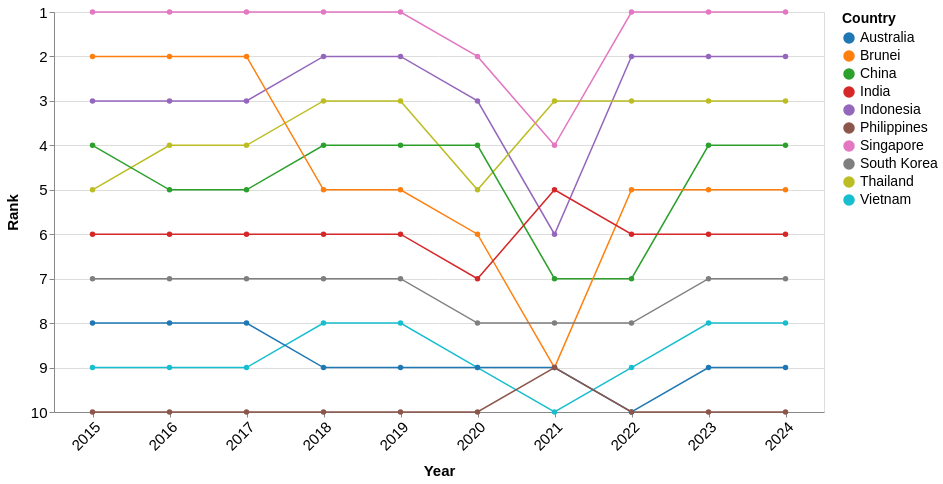

Describe this chart as a Vega-Lite specification.
### Vega-Lite specification from a JSON file in a GitHub repository (floating-point values rounded to 4 significant figures)
{"$schema": "https://vega.github.io/schema/vega-lite/v5.json", "data": {"values": [{"Country": "Singapore", "year": 2024, "Visitors": 4276007, "rank": 1}, {"Country": "Singapore", "year": 2023, "Visitors": 8308230, "rank": 1}, {"Country": "Singapore", "year": 2022, "Visitors": 5222991, "rank": 1}, {"Country": "Singapore", "year": 2021, "Visitors": 16308, "rank": 4}, {"Country": "Singapore", "year": 2020, "Visitors": 1545255, "rank": 2}, {"Country": "Singapore", "year": 2019, "Visitors": 10163882, "rank": 1}, {"Country": "Singapore", "year": 2018, "Visitors": 10615986, "rank": 1}, {"Country": "Singapore", "year": 2017, "Visitors": 12441713, "rank": 1}, {"Country": "Singapore", "year": 2016, "Visitors": 13272961, "rank": 1}, {"Country": "Singapore", "year": 2015, "Visitors": 12930754, "rank": 1}, {"Country": "Indonesia", "year": 2024, "Visitors": 1786630, "rank": 2}, {"Country": "Indonesia", "year": 2023, "Visitors": 3108165, "rank": 2}, {"Country": "Indonesia", "year": 2022, "Visitors": 1481739, "rank": 2}, {"Country": "Indonesia", "year": 2021, "Visitors": 11025, "rank": 6}, {"Country": "Indonesia", "year": 2020, "Visitors": 711723, "rank": 3}, {"Country": "Indonesia", "year": 2019, "Visitors": 3623277, "rank": 2}, {"Country": "Indonesia", "year": 2018, "Visitors": 3277689, "rank": 2}, {"Country": "Indonesia", "year": 2017, "Visitors": 2796570, "rank": 3}, {"Country": "Indonesia", "year": 2016, "Visitors": 3049964, "rank": 3}, {"Country": "Indonesia", "year": 2015, "Visitors": 2788033, "rank": 3}, {"Country": "Thailand", "year": 2024, "Visitors": 813783, "rank": 3}, {"Country": "Thailand", "year": 2023, "Visitors": 1551282, "rank": 3}, {"Country": "Thailand", "year": 2022, "Visitors": 715528, "rank": 3}, {"Country": "Thailand", "year": 2021, "Visitors": 59607, "rank": 3}, {"Country": "Thailand", "year": 2020, "Visitors": 394413, "rank": 5}, {"Country": "Thailand", "year": 2019, "Visitors": 1884306, "rank": 3}, {"Country": "Thailand", "year": 2018, "Visitors": 1914692, "rank": 3}, {"Country": "Thailand", "year": 2017, "Visitors": 1836522, "rank": 4}, {"Country": "Thailand", "year": 2016, "Visitors": 1780800, "rank": 4}, {"Country": "Thailand", "year": 2015, "Visitors": 1343569, "rank": 5}, {"Country": "China", "year": 2024, "Visitors": 1449711, "rank": 4}, {"Country": "China", "year": 2023, "Visitors": 1474114, "rank": 4}, {"Country": "China", "year": 2022, "Visitors": 211363, "rank": 7}, {"Country": "China", "year": 2021, "Visitors": 7701, "rank": 7}, {"Country": "China", "year": 2020, "Visitors": 405149, "rank": 4}, {"Country": "China", "year": 2019, "Visitors": 3114257, "rank": 4}, {"Country": "China", "year": 2018, "Visitors": 2944133, "rank": 4}, {"Country": "China", "year": 2017, "Visitors": 2281666, "rank": 5}, {"Country": "China", "year": 2016, "Visitors": 2124942, "rank": 5}, {"Country": "China", "year": 2015, "Visitors": 1677163, "rank": 4}, {"Country": "Brunei", "year": 2024, "Visitors": 565999, "rank": 5}, {"Country": "Brunei", "year": 2023, "Visitors": 811833, "rank": 5}, {"Country": "Brunei", "year": 2022, "Visitors": 301757, "rank": 5}, {"Country": "Brunei", "year": 2021, "Visitors": 773, "rank": 9}, {"Country": "Brunei", "year": 2020, "Visitors": 136020, "rank": 6}, {"Country": "Brunei", "year": 2019, "Visitors": 1216123, "rank": 5}, {"Country": "Brunei", "year": 2018, "Visitors": 1382031, "rank": 5}, {"Country": "Brunei", "year": 2017, "Visitors": 1660506, "rank": 2}, {"Country": "Brunei", "year": 2016, "Visitors": 1391016, "rank": 2}, {"Country": "Brunei", "year": 2015, "Visitors": 1133555, "rank": 2}, {"Country": "India", "year": 2024, "Visitors": 537493, "rank": 6}, {"Country": "India", "year": 2023, "Visitors": 671846, "rank": 6}, {"Country": "India", "year": 2022, "Visitors": 324548, "rank": 6}, {"Country": "India", "year": 2021, "Visitors": 3916, "rank": 5}, {"Country": "India", "year": 2020, "Visitors": 155883, "rank": 7}, {"Country": "India", "year": 2019, "Visitors": 735309, "rank": 6}, {"Country": "India", "year": 2018, "Visitors": 600311, "rank": 6}, {"Country": "India", "year": 2017, "Visitors": 552739, "rank": 6}, {"Country": "India", "year": 2016, "Visitors": 638578, "rank": 6}, {"Country": "India", "year": 2015, "Visitors": 722141, "rank": 6}, {"Country": "South Korea", "year": 2024, "Visitors": 232711, "rank": 7}, {"Country": "South Korea", "year": 2023, "Visitors": 400853, "rank": 7}, {"Country": "South Korea", "year": 2022, "Visitors": 146384, "rank": 8}, {"Country": "South Korea", "year": 2021, "Visitors": 3028, "rank": 8}, {"Country": "South Korea", "year": 2020, "Visitors": 119750, "rank": 8}, {"Country": "South Korea", "year": 2019, "Visitors": 673065, "rank": 7}, {"Country": "South Korea", "year": 2018, "Visitors": 616783, "rank": 7}, {"Country": "South Korea", "year": 2017, "Visitors": 484528, "rank": 7}, {"Country": "South Korea", "year": 2016, "Visitors": 444439, "rank": 7}, {"Country": "South Korea", "year": 2015, "Visitors": 421161, "rank": 7}, {"Country": "Vietnam", "year": 2024, "Visitors": 137344, "rank": 8}, {"Country": "Vietnam", "year": 2023, "Visitors": 286083, "rank": 8}, {"Country": "Vietnam", "year": 2022, "Visitors": 123931, "rank": 9}, {"Country": "Vietnam", "year": 2021, "Visitors": 14136, "rank": 10}, {"Country": "Vietnam", "year": 2020, "Visitors": 71622, "rank": 9}, {"Country": "Vietnam", "year": 2019, "Visitors": 892716, "rank": 8}, {"Country": "Vietnam", "year": 2018, "Visitors": 786327, "rank": 8}, {"Country": "Vietnam", "year": 2017, "Visitors": 638135, "rank": 9}, {"Country": "Vietnam", "year": 2016, "Visitors": 703737, "rank": 9}, {"Country": "Vietnam", "year": 2015, "Visitors": 646891, "rank": 9}, {"Country": "Australia", "year": 2024, "Visitors": 159318, "rank": 9}, {"Country": "Australia", "year": 2023, "Visitors": 276477, "rank": 9}, {"Country": "Australia", "year": 2022, "Visitors": 118598, "rank": 10}, {"Country": "Australia", "year": 2021, "Visitors": 33451, "rank": 9}, {"Country": "Australia", "year": 2020, "Visitors": 195146, "rank": 9}, {"Country": "Australia", "year": 2019, "Visitors": 1282782, "rank": 9}, {"Country": "Australia", "year": 2018, "Visitors": 1034871, "rank": 9}, {"Country": "Australia", "year": 2017, "Visitors": 899202, "rank": 8}, {"Country": "Australia", "year": 2016, "Visitors": 737115, "rank": 8}, {"Country": "Australia", "year": 2015, "Visitors": 714047, "rank": 8}, {"Country": "Philippines", "year": 2024, "Visitors": 60100, "rank": 10}, {"Country": "Philippines", "year": 2023, "Visitors": 137781, "rank": 10}, {"Country": "Philippines", "year": 2022, "Visitors": 86462, "rank": 10}, {"Country": "Philippines", "year": 2021, "Visitors": 10229, "rank": 9}, {"Country": "Philippines", "year": 2020, "Visitors": 53889, "rank": 10}, {"Country": "Philippines", "year": 2019, "Visitors": 1114257, "rank": 10}, {"Country": "Philippines", "year": 2018, "Visitors": 1167375, "rank": 10}, {"Country": "Philippines", "year": 2017, "Visitors": 1066461, "rank": 10}, {"Country": "Philippines", "year": 2016, "Visitors": 1029488, "rank": 10}, {"Country": "Philippines", "year": 2015, "Visitors": 957408, "rank": 10}]}, "width": 770, "height": 400, "mark": {"type": "line", "point": true, "strokeWidth": 1.5}, "encoding": {"x": {"field": "year", "type": "ordinal", "title": "Year", "axis": {"labelOverlap": "parity", "labelAngle": -45}}, "y": {"field": "rank", "type": "quantitative", "title": "Rank", "scale": {"domain": [10, 1], "nice": true}, "axis": {"reverse": true}}, "color": {"field": "Country", "type": "nominal", "scale": {"scheme": "category10"}}, "tooltip": [{"field": "Country", "type": "nominal", "title": "Country"}, {"field": "year", "type": "ordinal", "title": "Year"}, {"field": "rank", "type": "quantitative", "title": "Rank"}, {"field": "Visitors", "type": "quantitative", "title": "Visitors", "format": ","}]}, "config": {"axis": {"labelFontSize": 15, "titleFontSize": 15, "titlePadding": 10}, "legend": {"labelFontSize": 14, "titleFontSize": 14, "labelPadding": 10}, "tooltip": {"labelFontSize": 15, "titleFontSize": 15}}}
